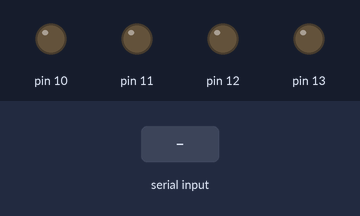
A sketch run on a simulated Arduino Uno, built with avr-gcc and run on an emulated ATmega328P. Shown: output pins drawn as LEDs (lit = HIGH). The test bench sets the inputs (shaded band).

Above: at 1.2 s.
1.3 s: "backward" received over Serial
At 3.3 s:
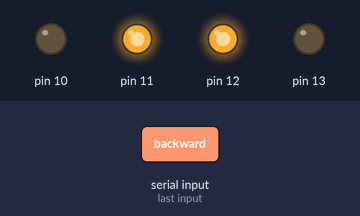
3.8 s: "forward" received over Serial
At 5.2 s:
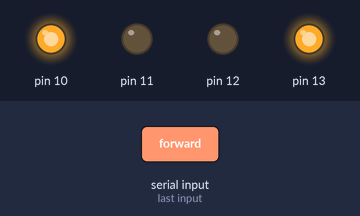
6.3 s: "right" received over Serial
At 8.2 s:
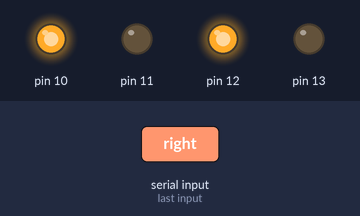
8.8 s: "left" received over Serial
At 10.1 s:
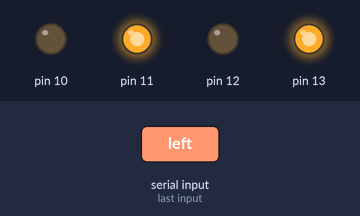
11.3 s: "stop" received over Serial
At 13.2 s:
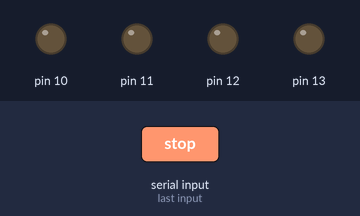
Timing chart, 0 to 14.7 s (numbered marks = the images above; inputs shaded):
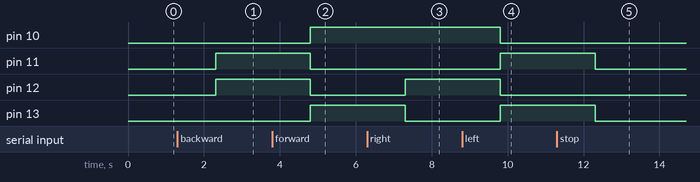

The sketch:

main.ino
```cpp
void setup() {
  pinMode(13, OUTPUT);
  pinMode(12, OUTPUT);
  pinMode(11, OUTPUT);
  pinMode(10, OUTPUT);
  Serial.begin(9600);

}

void loop() {

  while (Serial.available() == 0) {}

  String s = Serial.readString();

  s.trim();

  if (s == "backward")
  {
    backward();
  }

  else if (s == "forward")
  {
    forward();
  }

  else if (s == "right")
  {
    right();
  }

  else if (s == "left")
  {
    left();
  }
  else if (s == "stop")
  {
    stop();
  }
}
```

backwardFunction.ino
```cpp
void backward()
{

  digitalWrite(13, LOW);
  digitalWrite(12, HIGH);
  digitalWrite(11, HIGH);
  digitalWrite(10, LOW);


}
```

forwardFunction.ino
```cpp
void forward()
{

  digitalWrite(13, HIGH);
  digitalWrite(12, LOW);
  digitalWrite(11, LOW);
  digitalWrite(10, HIGH);


}
```

leftMovementFunction.ino
```cpp
void left() {

  digitalWrite(13, HIGH);
  digitalWrite(12, LOW);
  digitalWrite(11, HIGH);
  digitalWrite(10, LOW);

}
```

rightMovementFunction.ino
```cpp
void right() {

  digitalWrite(13, LOW);
  digitalWrite(12, HIGH);
  digitalWrite(11, LOW);
  digitalWrite(10, HIGH);


}
```

stopFunction.ino
```cpp
void stop()
{

  digitalWrite(13, LOW);
  digitalWrite(12, LOW);
  digitalWrite(11, LOW);
  digitalWrite(10, LOW);


}
```

Measured:
- after the input at 1.3 s, pin 11, pin 12: LOW → HIGH after 1.0 s
- after the input at 3.8 s, pin 10, pin 13: LOW → HIGH after 1.0 s; pin 11, pin 12: HIGH → LOW after 1.0 s
- after the input at 6.3 s, pin 12: LOW → HIGH after 1.0 s; pin 13: HIGH → LOW after 1.0 s
- after the input at 8.8 s, pin 10, pin 12: HIGH → LOW after 1.0 s; pin 11, pin 13: LOW → HIGH after 1.0 s
- after the input at 11.3 s, pin 11, pin 13: HIGH → LOW after 1.0 s
